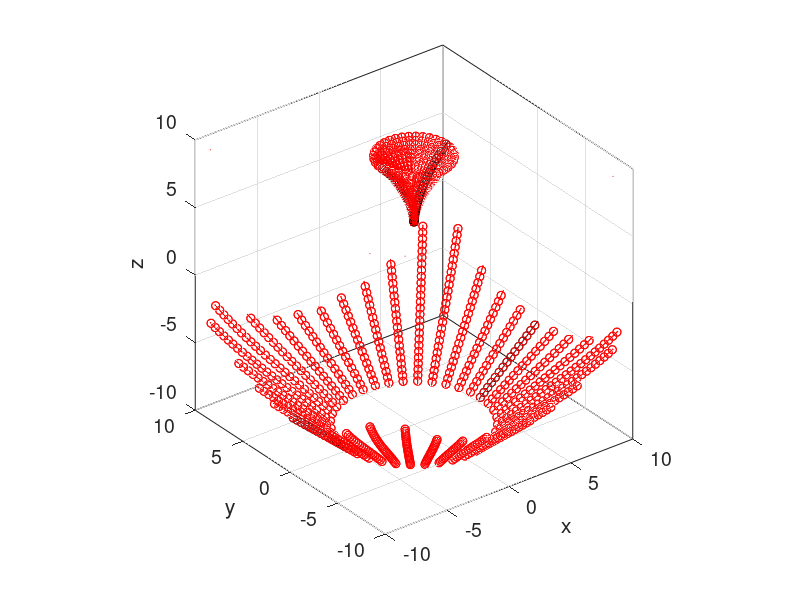

Source code (MATLAB):
clear all; close all; clc;

%% Define parametric curve:
t = 0:360;
x = 16*sind(t).^3;
y = zeros(1,length(x));
z = 13*cosd(t) - 5*cosd(2*t) - 2*cosd(3*t) - cosd(4*t);

%% Assemble data into homogeneous coordinate:
points = [x; y; z; ones(1, length(x)) ];

%% Define an inline function for plotting
plot_points = @(list_of_points, cs) ...
    plot3(list_of_points(1,:), list_of_points(2,:), ...
    list_of_points(3,:), [cs '-o']);

%% Define 3d transformation matricies in homogeneous coordinate
% Scaling matrix
S = @(sx, sy, sz) [sx, 0,  0, 0;
                    0, sy, 0, 0;
                    0, 0, sz, 0;
                    0, 0,  0, 1];

% Translation matrix
T = @(tx, ty, tz) [eye(4,3) [tx, ty, tz, 1]'];

% Rotation matrix around z axis: positive thetaz in degree counterclockwise
Rz = @(thetaz) [cosd(thetaz), -sind(thetaz), 0, 0;
                sind(thetaz),  cosd(thetaz), 0, 0;
                           0,             0, 1, 0;
                           0,             0, 0, 1];

%% Transform data
figure(1); hold on;
plot_points(points,'k');
xlabel('x'); ylabel('y'); zlabel('z');
box on; grid on;
view(3); axis([-1 1 -1 1 -1 1]*10,'equal');
set(gca,'FontSize',14)

% % to make sure the code works, perform a simple transformation
% transform_points = T(30,0,30)*points;
% plot_points(transform_points,'r');

% % extrusion
% for n = 1:10
%     % translate the heart in the y direction 10 times
%     transform_points = T(0,n,0)*points;
%     plot_points(transform_points,'r');
% end

% revolution
for n = 10:10:350
    transform_points = Rz(n)*points;
    plot_points(transform_points,'r');
end 
